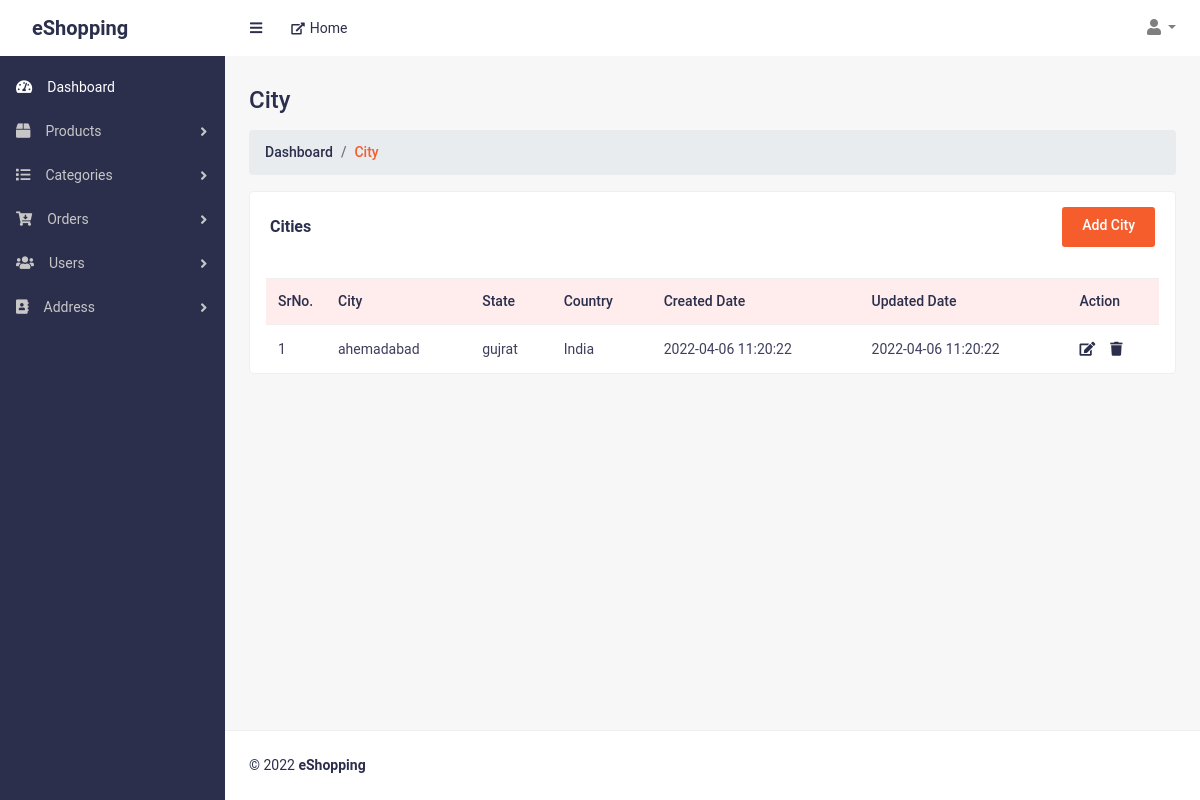
The app's page /cities.php (signed in), older data.
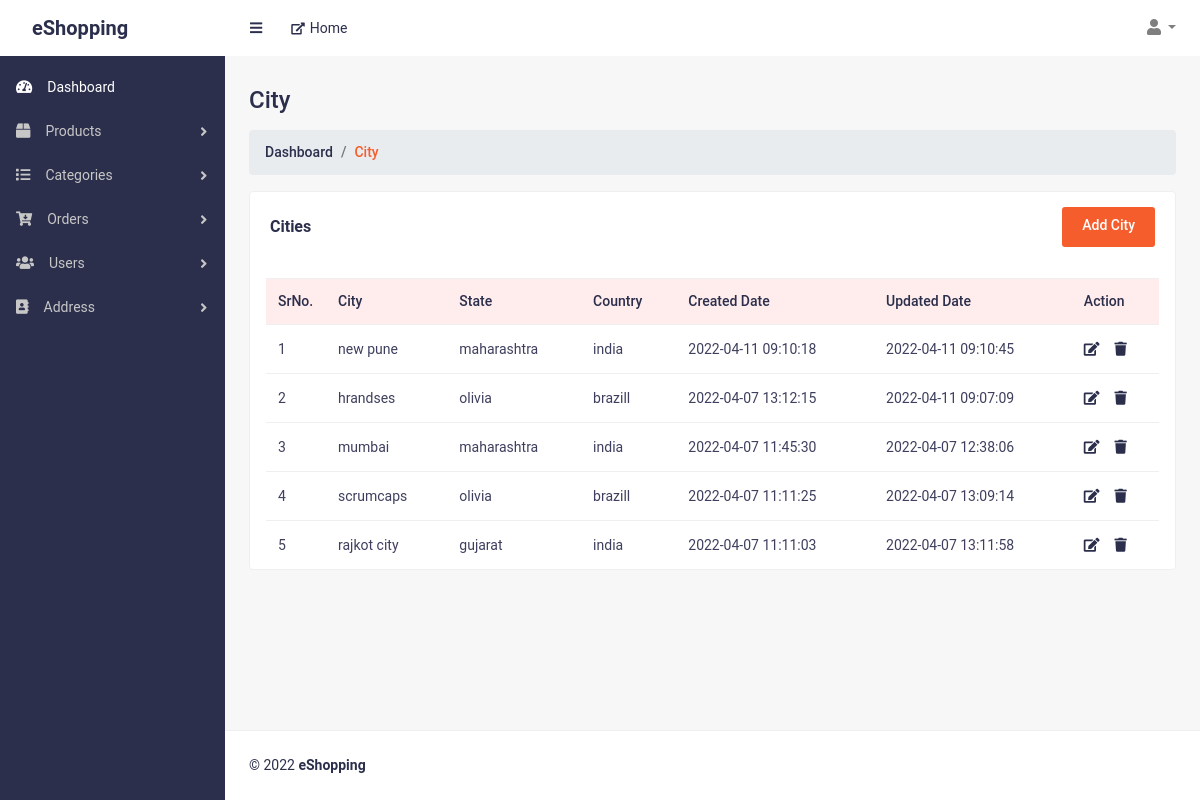
The same page, newer data.
### tables this page shows
CREATE TABLE `cities` (
  `id` int(11) NOT NULL,
  `city` varchar(50) NOT NULL,
  `stateId` int(11) NOT NULL,
  `countryId` int(11) NOT NULL,
  `modifiedDate` datetime DEFAULT NULL,
  `createdDate` datetime DEFAULT NULL,
  `status` tinyint(4) NOT NULL DEFAULT 0
);

CREATE TABLE `states` (
  `id` int(11) NOT NULL,
  `state` varchar(50) NOT NULL,
  `countryId` int(11) NOT NULL,
  `modifiedDate` datetime DEFAULT NULL,
  `createdDate` datetime DEFAULT NULL,
  `status` tinyint(2) NOT NULL DEFAULT 0
);

CREATE TABLE `countries` (
  `id` int(11) NOT NULL,
  `country` varchar(50) NOT NULL,
  `modifiedDate` datetime DEFAULT NULL,
  `createdDate` datetime DEFAULT NULL,
  `status` tinyint(2) NOT NULL DEFAULT 0
);

### handler/dbHandler.php (called while the page is built, shortened)
<?php
    class DBConnection{
        private $hostname = "localhost";
        private $username = "root";
        private $password = "";
        private $database = "eshopping";
        private $conn;
        function __construct(){
            $this->conn = new mysqli($this->hostname, $this->username, $this->password, $this->database);
        }
        function getConnection(){
            return $this->conn;
        }
    }

### handler/addressHandler.php (called while the page is built, shortened)
<?php
require_once("dbHandler.php");
class AddressHandler extends DBConnection
{
    function getCities()
    {
        $sql = "SELECT cities.*, states.state, countries.country FROM cities JOIN states ON cities.stateId=states.id JOIN countries ON countries.id=cities.countryId WHERE cities.status=0 AND countries.status=0 AND states.status=0 ORDER BY cities.id DESC";
        $result = $this->getConnection()->query($sql);
        $records = [];
        if ($result->num_rows > 0) {
            while ($row = $result->fetch_assoc()) {
                array_push($records, $row);
            }
        } else {
            $records = [];
        }
        return $records;
    }
}

### cities.php (the view, shortened to what this page needs)
<?php
require("./handler/addressHandler.php");
$address = new AddressHandler();
$cities = $address->getCities();
?>
<!DOCTYPE html>
<html lang="en">
<head>
	<link href="css/styles.css" rel="stylesheet">
	<link href="css/admin-style.css" rel="stylesheet">
	<link href="vendor/bootstrap/css/bootstrap.min.css" rel="stylesheet">
	<link href="vendor/fontawesome-free/css/all.min.css" rel="stylesheet">
</head>
<body class="sb-nav-fixed">
	<?php
	include_once("./includes/header.php");
	?>
	<div id="layoutSidenav">
		<div id="layoutSidenav_nav">
			<?php
			include_once("./includes/sidebar.php");
			?>
		</div>
		<div id="layoutSidenav_content">
			<main>
				<div class="container-fluid">
					<h2 class="mt-30 page-title">City</h2>
					<ol class="breadcrumb">
						<li class="breadcrumb-item"><a href="index.php">Dashboard</a></li>
						<li class="breadcrumb-item active">City</li>
					</ol>
					<div class="row">
						<div class="col-lg-12 col-md-12">
							<div class="card card-static-2 mb-30">
								<div class="card-title-2">
									<h4 style="width:100%;display: flex; justify-content: space-between;align-items: center;">
										<p><b>Cities</b></p>
										<p><a href="add_city.php" class="add-btn hover-btn">Add City</a></p>
									</h4>
								</div>
								<div class="card-body-table px-3">
									<div class="table-responsive">
										<table class="table ucp-table table-hover">
											<thead>
												<tr>
													<th style="width:60px">SrNo.</th>
													<th>City</th>
													<th>State</th>
													<th>Country</th>
													<th>Created Date</th>
													<th>Updated Date</th>
													<th>Action</th>
												</tr>
											</thead>
											<tbody>
												<?php
												$srno = 1;
												foreach ($cities as $city) {
												?>
													<tr>
														<td><?= $srno++ ?></td>
														<td><?= $city["city"] ?></td>
														<td><?= $city["state"] ?></td>
														<td><?= $city["country"] ?></td>
														<td><?= $city["createdDate"] ?></td>
														<td><?= $city["modifiedDate"] ?></td>
														<td class="action-btns">
															<a href="add_city.php?edit=<?= $city["id"] ?>" class="edit-btn"><i class="fas fa-edit"></i></a>
															<a href="./handler/requestHandler.php?dCity=<?= $city["id"] ?>" class="edit-btn deleteRow"><i class="fas fa-trash"></i></a>
														</td>
													</tr>
												<?php
												}
												?>
											</tbody>
										</table>
									</div>
								</div>
							</div>
						</div>
					</div>
				</div>
			</main>
			<?php
			include_once("./includes/footer.php");
			?>
		</div>
	</div>
</body>
</html>

### includes/header.php (shortened to what this page needs)
<nav class="sb-topnav navbar navbar-expand navbar-light bg-clr">
    <a class="navbar-brand logo-brand" href="index.php">eShopping</a>
    <button class="btn btn-link btn-sm order-1 order-lg-0" id="sidebarToggle" href="#"><i class="fas fa-bars"></i></button>
    <a href="index.php" class="frnt-link"><i class="fas fa-external-link-alt"></i>Home</a>
    <ul class="navbar-nav ml-auto mr-md-0">
        <li class="nav-item dropdown">
            <a class="nav-link dropdown-toggle" id="userDropdown" href="#" role="button" data-toggle="dropdown" aria-haspopup="true" aria-expanded="false"><i class="fas fa-user fa-fw"></i></a>
        </li>
    </ul>
</nav>

### includes/sidebar.php (shortened to what this page needs)
<nav class="sb-sidenav accordion sb-sidenav-dark" id="sidenavAccordion">
    <div class="sb-sidenav-menu">
        <div class="nav">
            <a class="nav-link active" href="index.php">
                <div class="sb-nav-link-icon"><i class="fas fa-tachometer-alt"></i></div>
                Dashboard
            </a>
            <a class="nav-link collapsed" href="#" data-toggle="collapse" data-target="#collapseProducts" aria-expanded="false" aria-controls="collapseProducts">
                <div class="sb-nav-link-icon"><i class="fas fa-box"></i></div>
                Products
                <div class="sb-sidenav-collapse-arrow"><i class="fas fa-angle-down"></i></div>
            </a>
            <a class="nav-link collapsed" href="#" data-toggle="collapse" data-target="#collapseCategories" aria-expanded="false" aria-controls="collapseCategories">
                <div class="sb-nav-link-icon"><i class="fas fa-list"></i></div>
                Categories
                <div class="sb-sidenav-collapse-arrow"><i class="fas fa-angle-down"></i></div>
            </a>
            <a class="nav-link collapsed" href="#" data-toggle="collapse" data-target="#collapseOrders" aria-expanded="false" aria-controls="collapseOrders">
                <div class="sb-nav-link-icon"><i class="fas fa-cart-arrow-down	"></i></div>
                Orders
                <div class="sb-sidenav-collapse-arrow"><i class="fas fa-angle-down"></i></div>
            </a>
            <a class="nav-link collapsed" href="#" data-toggle="collapse" data-target="#collapseServiser" aria-expanded="false" aria-controls="collapseServiser">
                <div class="sb-nav-link-icon"><i class="fas fa-users"></i></div>
                Users
                <div class="sb-sidenav-collapse-arrow"><i class="fas fa-angle-down"></i></div>
            </a>
            <a class="nav-link collapsed" href="#" data-toggle="collapse" data-target="#collapseAddress" aria-expanded="false" aria-controls="collapseAddress">
                <div class="sb-nav-link-icon"><i class="fas fa-address-book"></i></div>
                Address
                <div class="sb-sidenav-collapse-arrow"><i class="fas fa-angle-down"></i></div>
            </a>
        </div>
    </div>
</nav>

### includes/footer.php
<footer class="py-4 bg-footer mt-auto">
    <div class="container-fluid">
        <div class="d-flex align-items-center justify-content-between small">
            <div class="text-muted-1">© 2022 <b>eShopping</b></div>
        </div>
    </div>
</footer>

### css/styles.css (style rules this page uses)
html { font-family:roboto,sans-serif!important;line-height:1.15;-webkit-text-size-adjust:100%;-webkit-tap-highlight-color:transparent }
article,aside,figcaption,figure,footer,header,hgroup,main,nav,section { display:block }
body { margin:0;font-family:roboto,sans-serif!important;font-size:1rem;font-weight:400;line-height:1.5;color:#2b2f4c;text-align:left;background-color:#f7f7f7 }
h1,h2,h3,h4,h5,h6 { margin-top:0;margin-bottom:.5rem }
p { margin-top:0;margin-bottom:1rem }
ol,ul,dl { margin-top:0;margin-bottom:1rem }
b,strong { font-weight:bolder }
a { color:#007bff;text-decoration:none;background-color:transparent }
table { border-collapse:collapse }
button { outline:none;box-shadow:inset 0 0 0 rgba(0,0,0,.1)!important }
th { text-align:inherit }
h1,h2,h3,h4,h5,h6,.h1,.h2,.h3,.h4,.h5,.h6 { margin-bottom:.5rem;font-weight:500;line-height:1.2 }
h2,.h2 { font-size:2rem }
h4,.h4 { font-size:1.5rem }
small,.small { font-size:80%;font-weight:400 }
@media (min-width:576px) { .frnt-link { margin-left:0 } }
html,body { height:100% }
.container,.container-fluid,.container-sm,.container-md,.container-lg,.container-xl { padding-left:1.5rem;padding-right:1.5rem }
#layoutSidenav { display:flex }
#layoutSidenav #layoutSidenav_nav { flex-basis:225px;flex-shrink:0;transition:transform .15s ease-in-out;z-index:1038;transform:translateX(-225px) }
#layoutSidenav #layoutSidenav_content { position:relative;display:flex;flex-direction:column;justify-content:space-between;min-width:0;flex-grow:1;min-height:calc(100vh - 56px);margin-left:-225px }
@media (min-width:992px) { #layoutSidenav #layoutSidenav_nav { transform:translateX(0) } }
@media (min-width:992px) { #layoutSidenav #layoutSidenav_content { margin-left:0;transition:margin .15s ease-in-out } }
.sb-nav-fixed .sb-topnav { z-index:1039 }
.sb-nav-fixed #layoutSidenav #layoutSidenav_nav { width:225px;height:100vh;z-index:1038 }
.sb-nav-fixed #layoutSidenav #layoutSidenav_nav .sb-sidenav { padding-top:56px }
.sb-nav-fixed #layoutSidenav #layoutSidenav_nav .sb-sidenav .sb-sidenav-menu { overflow-y:auto;padding-top:10px }
.sb-nav-fixed #layoutSidenav #layoutSidenav_content { padding-left:225px;top:56px;background-color:#f7f7f7!important }
.nav .nav-link .sb-nav-link-icon,.sb-sidenav-menu .nav-link .sb-nav-link-icon { margin-right:.5rem }
.sb-topnav { padding-left:0;height:56px;z-index:1039 }
.sb-topnav .navbar-brand { width:225px;padding-left:1rem;padding-right:1rem;margin:0 }
.sb-topnav.navbar-light #sidebarToggle { color:#2b2f4c }
.sb-sidenav { display:flex;flex-direction:column;height:100%;flex-wrap:nowrap }
.sb-sidenav .sb-sidenav-menu { flex-grow:1 }
.sb-sidenav .sb-sidenav-menu .nav { flex-direction:column;flex-wrap:nowrap }
.sb-sidenav .sb-sidenav-menu .nav .nav-link { display:flex;align-items:center;padding-top:.7rem;padding-bottom:.7rem;font-weight:400;font-size:14px;position:relative }
.sb-sidenav .sb-sidenav-menu .nav .nav-link .sb-nav-link-icon { font-size:.9rem }
.sb-sidenav .sb-sidenav-menu .nav .nav-link .sb-sidenav-collapse-arrow { display:inline-block;margin-left:auto;transition:transform .15s ease }
.sb-sidenav .sb-sidenav-menu .nav .nav-link.collapsed .sb-sidenav-collapse-arrow { transform:rotate(-90deg) }
.sb-sidenav-dark { background-color:#2b2f4c;color:rgba(255,255,255,.5) }
.sb-sidenav-dark .sb-sidenav-menu .nav-link { color:#c7c7c7 }
.sb-sidenav-dark .sb-sidenav-menu .nav-link .sb-nav-link-icon { color:#c7c7c7;margin-right:15px }
.sb-sidenav-dark .sb-sidenav-menu .nav-link .sb-sidenav-collapse-arrow { color:#c7c7c7 }
.sb-sidenav-dark .sb-sidenav-menu .nav-link.active { color:#fff }
.sb-sidenav-dark .sb-sidenav-menu .nav-link.active .sb-nav-link-icon { color:#fff }

Row changes from the older to the newer data that the page shows:
removed cities: city "ahemadabad", stateId.state "gujrat", countryId.country "India", createdDate "2022-04-06 11:20:22", modifiedDate "2022-04-06 11:20:22"
added cities: city "new pune", stateId.state "maharashtra", countryId.country "india", createdDate "2022-04-11 09:10:18", modifiedDate "2022-04-11 09:10:45"
added cities: city "hrandses", stateId.state "olivia", countryId.country "brazill", createdDate "2022-04-07 13:12:15", modifiedDate "2022-04-11 09:07:09"
added cities: city "mumbai", stateId.state "maharashtra", countryId.country "india", createdDate "2022-04-07 11:45:30", modifiedDate "2022-04-07 12:38:06"
added cities: city "scrumcaps", stateId.state "olivia", countryId.country "brazill", createdDate "2022-04-07 11:11:25", modifiedDate "2022-04-07 13:09:14"
added cities: city "rajkot city", stateId.state "gujarat", countryId.country "india", createdDate "2022-04-07 11:11:03", modifiedDate "2022-04-07 13:11:58"
